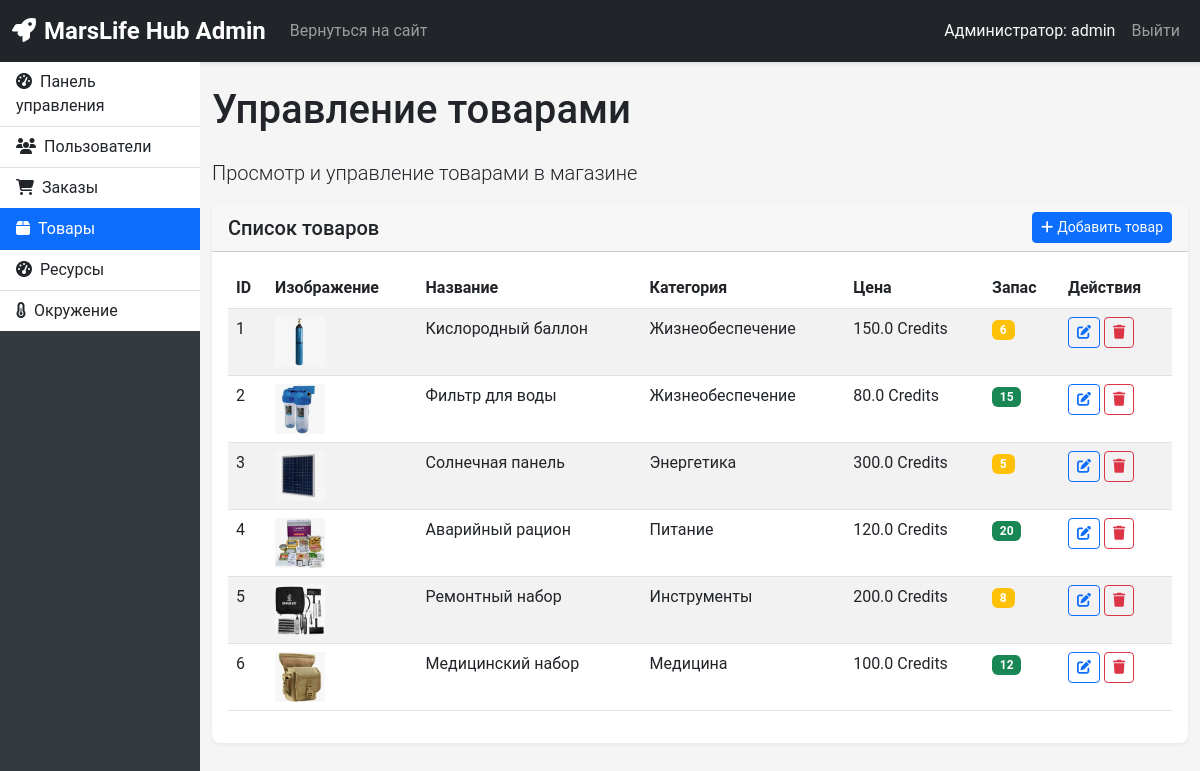
The app's page /admin/products (signed in) with its own data.
### app_copy.py (models this page shows)
class Product(db.Model):
    id = db.Column(db.Integer, primary_key=True)
    name = db.Column(db.String(100), nullable=False)
    description = db.Column(db.Text)
    price = db.Column(db.Float, nullable=False)
    stock = db.Column(db.Integer, nullable=False)
    category = db.Column(db.String(50))
    image = db.Column(db.String(200))

### app_copy.py (the view)
@app.route('/admin/products')
def admin_products():
    if 'user_id' not in session:
        return redirect(url_for('login'))
    user = User.query.get(session['user_id'])
    if not user or user.role != 'admin':
        flash('У вас нет доступа к админской панели', 'danger')
        return redirect(url_for('index'))
    products = Product.query.all()
    return render_template('admin/products.html', products=products)

### templates/admin/products.html (shortened to what this page needs)
{% extends 'admin/base.html' %}
{% block content %}
<div class="row">
    <div class="col-12">
        <h1 class="mb-4">Управление товарами</h1>
        <p class="lead">Просмотр и управление товарами в магазине</p>
    </div>
</div>
<div class="row">
    <div class="col-12">
        <div class="card">
            <div class="card-header d-flex justify-content-between align-items-center">
                <h5 class="mb-0">Список товаров</h5>
                <button class="btn btn-primary btn-sm" data-bs-toggle="modal" data-bs-target="#addProductModal">
                    <i class="fas fa-plus me-1"></i>Добавить товар
                </button>
            </div>
            <div class="card-body">
                <div class="table-responsive">
                    <table class="table table-striped table-hover">
                        <thead>
                            <tr>
                                <th>ID</th>
                                <th>Изображение</th>
                                <th>Название</th>
                                <th>Категория</th>
                                <th>Цена</th>
                                <th>Запас</th>
                                <th>Действия</th>
                            </tr>
                        </thead>
                        <tbody>
                            {% for product in products %}
                            <tr>
                                <td>{{ product.id }}</td>
                                <td>
                                    <img src="{{ url_for('static', filename='img/' + product.image) }}"
                                         alt="{{ product.name }}" width="50" height="50"
                                         onerror="this.src='{{ url_for('static', filename='img/placeholder.jpg') }}'">
                                </td>
                                <td>{{ product.name }}</td>
                                <td>{{ product.category }}</td>
                                <td>{{ product.price }} Credits</td>
                                <td>
                                    {% if product.stock > 10 %}
                                    <span class="badge bg-success">{{ product.stock }}</span>
                                    {% elif product.stock > 0 %}
                                    <span class="badge bg-warning">{{ product.stock }}</span>
                                    {% else %}
                                    <span class="badge bg-danger">{{ product.stock }}</span>
                                    {% endif %}
                                </td>
                                <td>
                                    <button class="btn btn-sm btn-outline-primary" data-bs-toggle="modal" data-bs-target="#editProductModal{{ product.id }}">
                                        <i class="fas fa-edit"></i>
                                    </button>
                                    <button class="btn btn-sm btn-outline-danger" data-bs-toggle="modal" data-bs-target="#deleteProductModal{{ product.id }}">
                                        <i class="fas fa-trash"></i>
                                    </button>
                                </td>
                            </tr>
                            {% endfor %}
                        </tbody>
                    </table>
                </div>
            </div>
        </div>
    </div>
</div>
{% endblock %}

### static/css/style.css (style rules this page uses)
body { background-color: #f5f5f5; font-family: 'Roboto', sans-serif; }
.card { box-shadow: 0 2px 4px rgba(0, 0, 0, 0.05); border-radius: 8px; border: none; margin-bottom: 20px; }
.card-header { border-radius: 8px 8px 0 0 !important; font-weight: 600; }

### records on screen
Product: id "1", image (picture), name "Кислородный баллон", category "Жизнеобеспечение", price "150.0", stock "6"
Product: id "2", image (picture), name "Фильтр для воды", category "Жизнеобеспечение", price "80.0", stock "15"
Product: id "3", image (picture), name "Солнечная панель", category "Энергетика", price "300.0", stock "5"
Product: id "4", image (picture), name "Аварийный рацион", category "Питание", price "120.0", stock "20"
Product: id "5", image (picture), name "Ремонтный набор", category "Инструменты", price "200.0", stock "8"
Product: id "6", image (picture), name "Медицинский набор", category "Медицина", price "100.0", stock "12"

### other values on screen
{{ session['username'] }} "admin"
